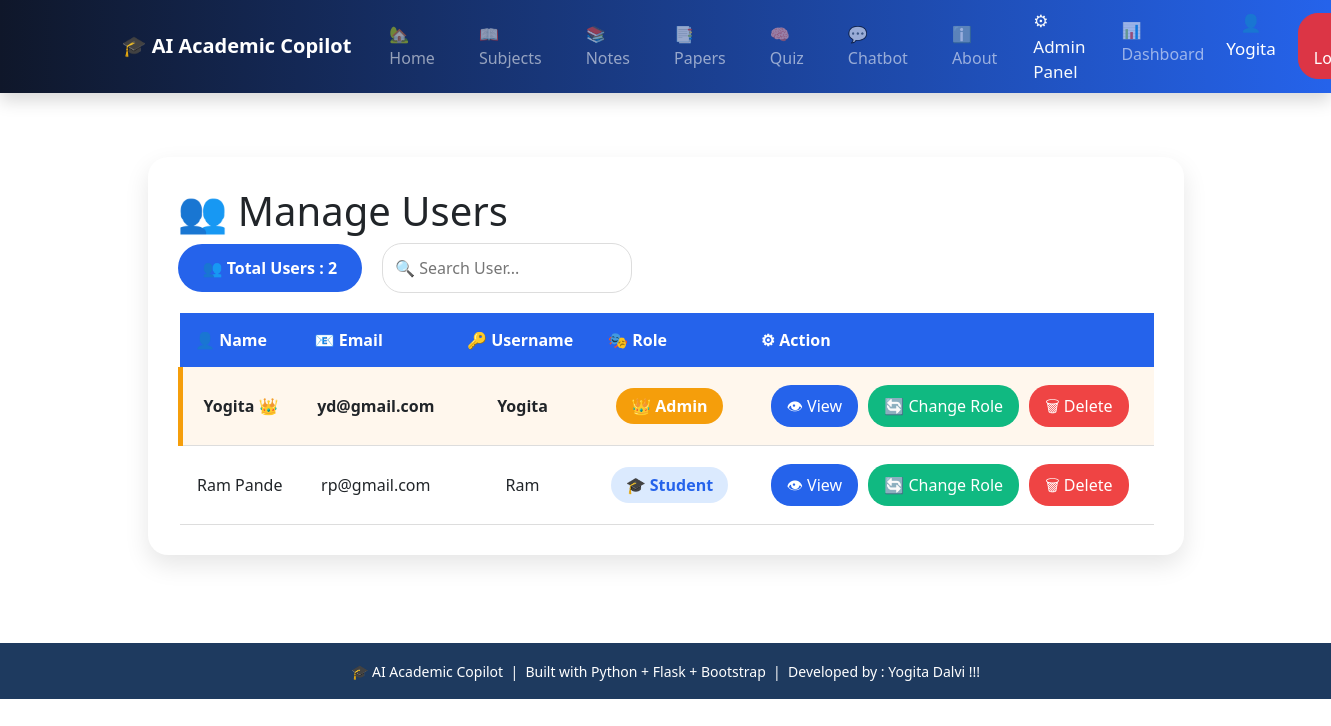
/manage_users (signed in), run on an earlier commit of the app's database.
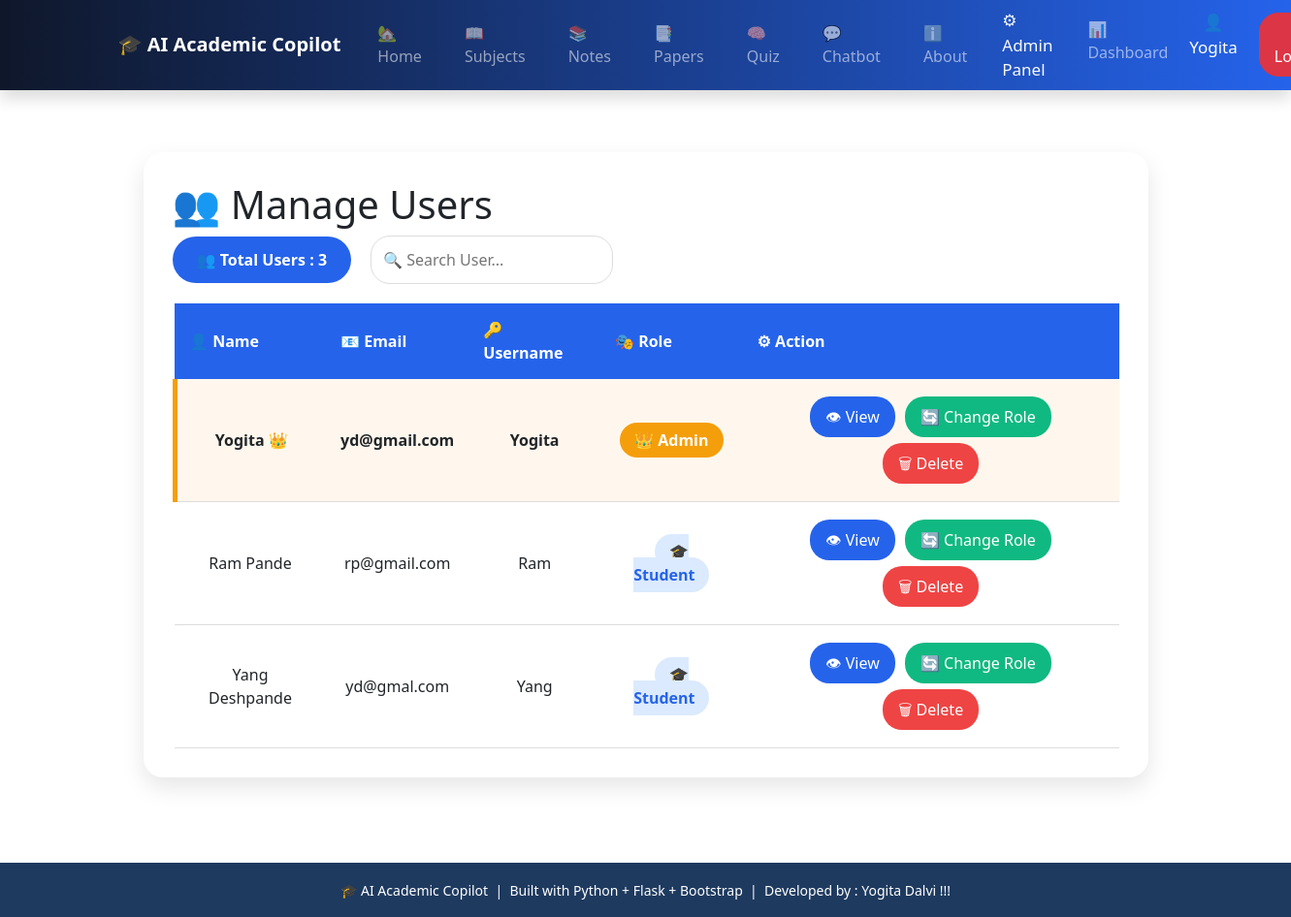
And on a later commit of the database.
### tables this page shows
CREATE TABLE users (
    id INTEGER PRIMARY KEY AUTOINCREMENT,
    fullname TEXT,
    email TEXT,
    username TEXT UNIQUE,
    password TEXT,
    role TEXT DEFAULT 'student'
);

### app.py (the view)
@app.route("/manage_users")
def manage_users():
    if session.get("role") != "admin":
        return redirect("/")
    conn = sqlite3.connect("database.db")
    cur = conn.cursor()
    cur.execute("""
        SELECT id, fullname, email, username, role
        FROM users
    """)
    users = cur.fetchall()
    conn.close()
    return render_template(
        "manage_users.html",
        users=users
    )

### templates/manage_users.html (shortened to what this page needs)
{% extends "base.html" %}
{% block content %}
<div class="user-container">
<div class="user-card">
<h1>👥 Manage Users</h1>
<div style="display:flex;gap:20px;align-items:center;">
<div class="user-count">
👥 Total Users : {{ users|length }}
</div>
<input
type="text"
id="searchUser"
placeholder="🔍 Search User..."
onkeyup="searchUser()"
style="
padding:12px;
border-radius:20px;
border:1px solid #ddd;
width:250px;
">
</div>
<table>
<tr>
<th>👤 Name</th>
<th>📧 Email</th>
<th>🔑 Username</th>
<th>🎭 Role</th>
<th>⚙ Action</th>
</tr>
{% for user in users %}
<tr class="{% if user[4]=='admin' %}admin-row{% endif %}">
<td>
{{ user[1] }}
{% if user[4]=='admin' %}
👑
{% endif %}
</td>
<td>
{{ user[2] }}
</td>
<td>
{{ user[3] }}
</td>
<td>
{% if user[4]=='admin' %}
<span class="admin-badge">
👑 Admin
</span>
{% else %}
<span class="student-badge">
🎓 Student
</span>
{% endif %}
</td>
<td>
<a href="/user_details/{{ user[0] }}"
class="btn view">
👁 View
</a>
<a href="/change_role/{{ user[0] }}"
class="btn role">
🔄 Change Role
</a>
<a href="/delete_user/{{ user[0] }}"
class="btn delete"
onclick="return confirm('Delete User?')">
🗑 Delete
</a>
</td>
</tr>
{% endfor %}
</table>
</div>
</div>
{% endblock %}

What changed in the data, as far as the page shows it:
added users: fullname "Yang Deshpande", email "yd@gmal.com", username "Yang", role "🎓 Student"
Also different on the page:
{{ users|length }}: "2" → "3"
